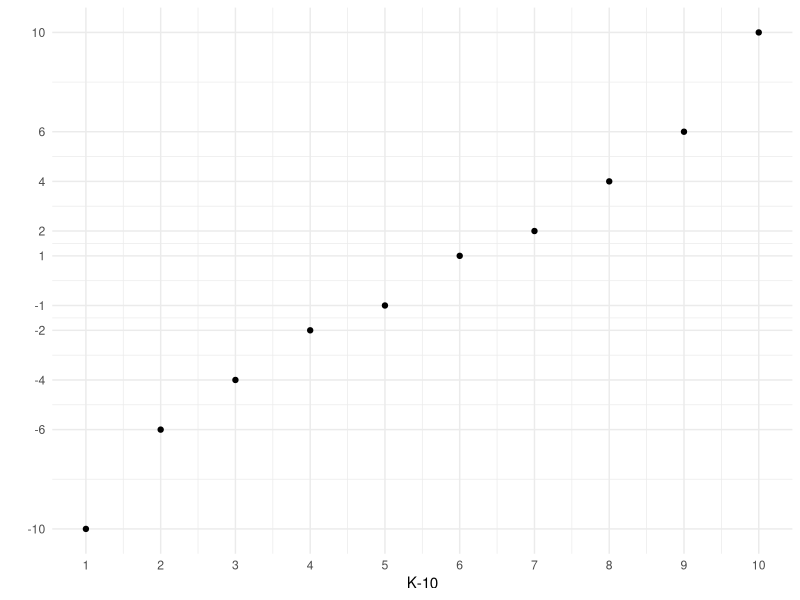
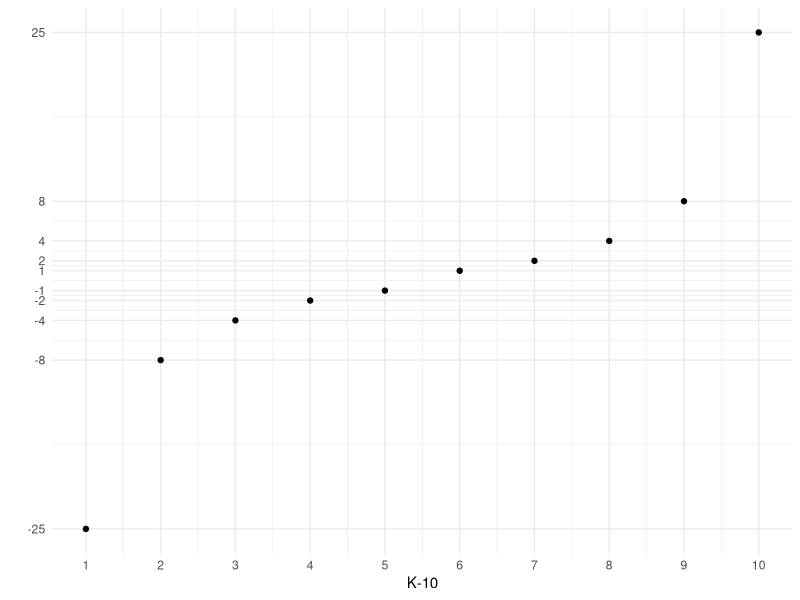
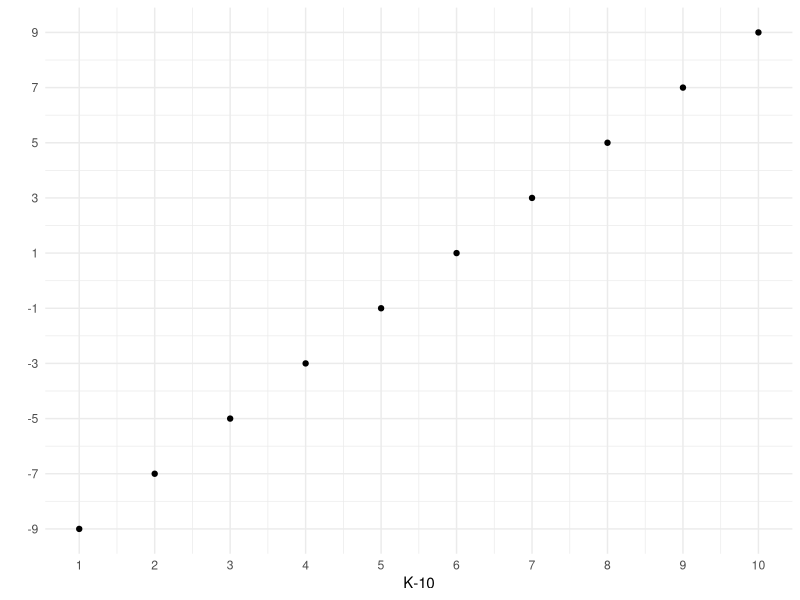
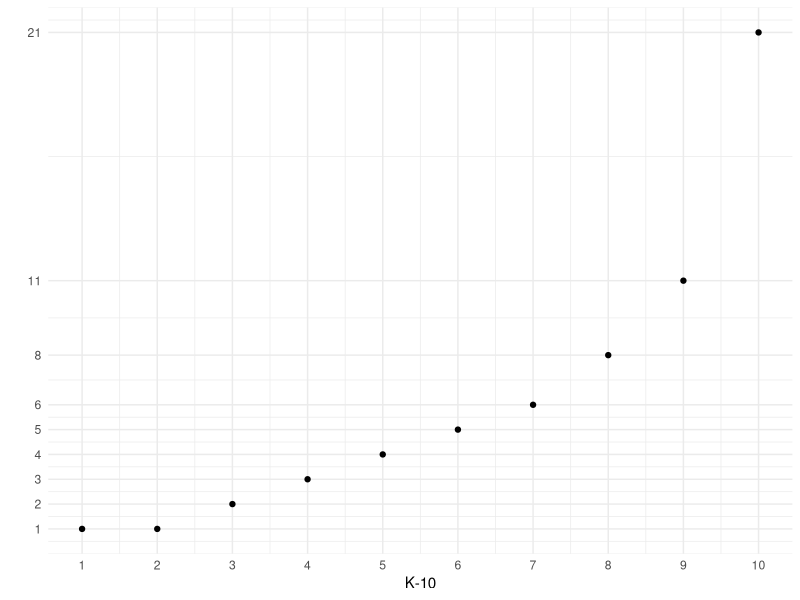
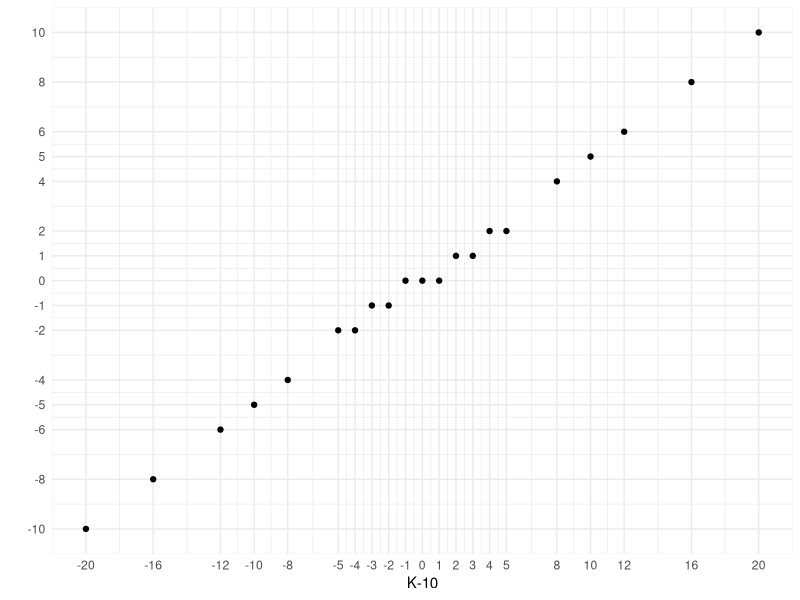
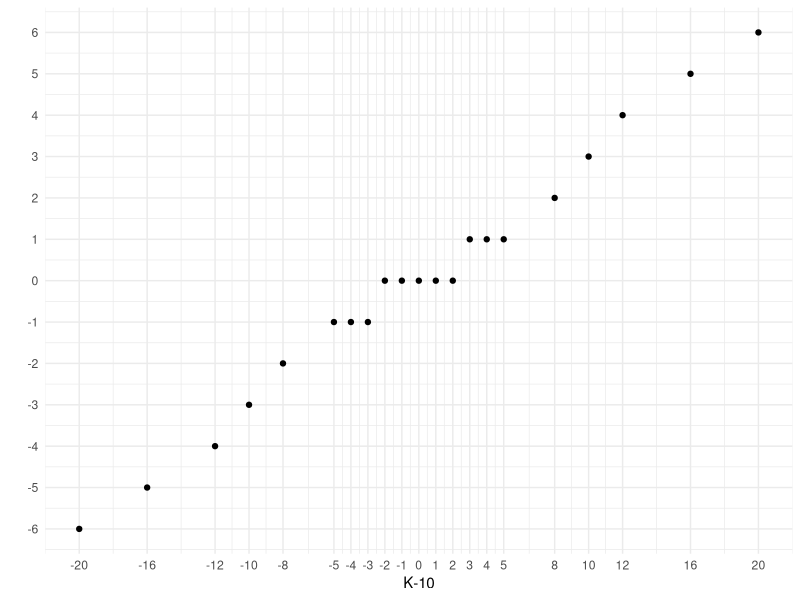
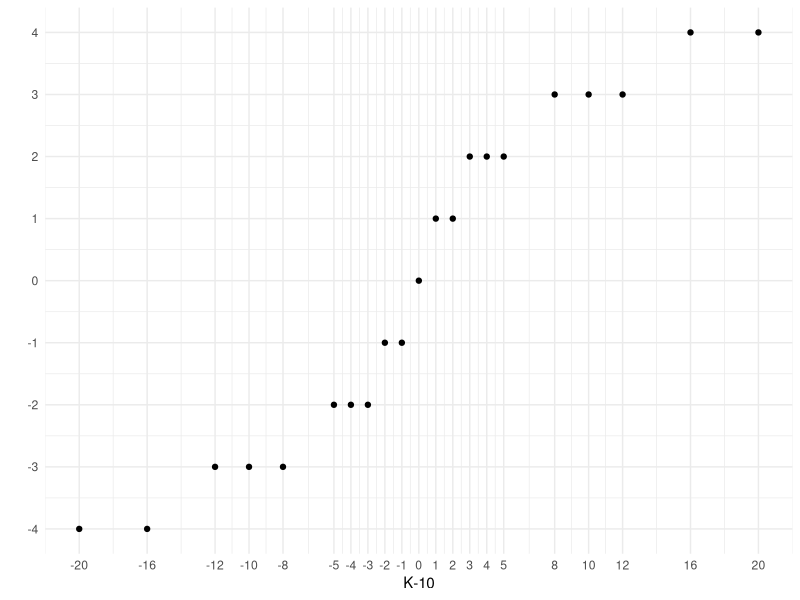
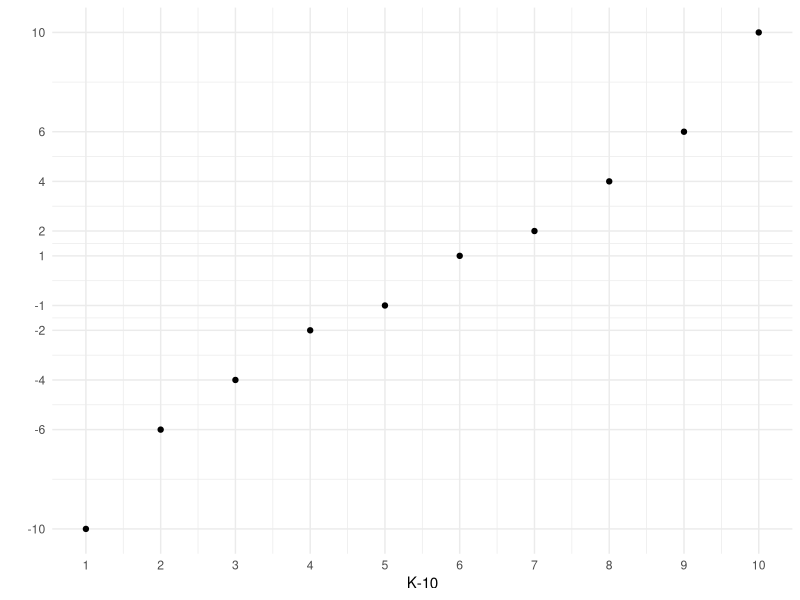

The R script that drew these images, in order:
#
# Plot ECDF with ggplot2

library(ggplot2)
library(ggthemes)

plotECDF <- function(x, y, name=NA) {
  df <- data.frame(x,y)
  pl <- ggplot(df, aes(x,y)) + geom_point() +
    scale_x_continuous(breaks=unique(x), name="K-10") +
    scale_y_continuous(breaks=unique(y), name="") +
    theme_minimal()
  if (!is.na(name)) ggsave(pl, file=paste0(name,".pdf"))
  pl
}


#
# Generate Distributions

x <- 1:10
y <- round(qnorm((1:10 -0.5)/10, sd = 6))
plotECDF(x,y,"norm")

y <- round(4*qcauchy((1:10 -0.5)/10))
plotECDF(x,y,"cauchy")

y <- round(qunif((1:10 -0.5)/10, -10, 10))
plotECDF(x,y,"unif")

y <- round(4*qlnorm((1:10 -0.5)/10))
plotECDF(x,y,"lnorm")




#
# Generate Transformations

x <- c(-20,-16,-12,-10,-8,-5,-4,-3,-2,-1,0,1,2,3,4,5,8,10,12,16,20)
y <- sign(x)*floor(abs(x) / 2)
plotECDF(x,y,"divide2")

x <- c(-20,-16,-12,-10,-8,-5,-4,-3,-2,-1,0,1,2,3,4,5,8,10,12,16,20)
y <- sign(x)*floor(abs(x) / 3)
plotECDF(x,y,"divide3")


x <- c(-20,-16,-12,-10,-8,-5,-4,-3,-2,-1,0,1,2,3,4,5,8,10,12,16,20)
y <- round(sign(x)*sqrt(abs(x)))
plotECDF(x,y,"t_sqrt")


